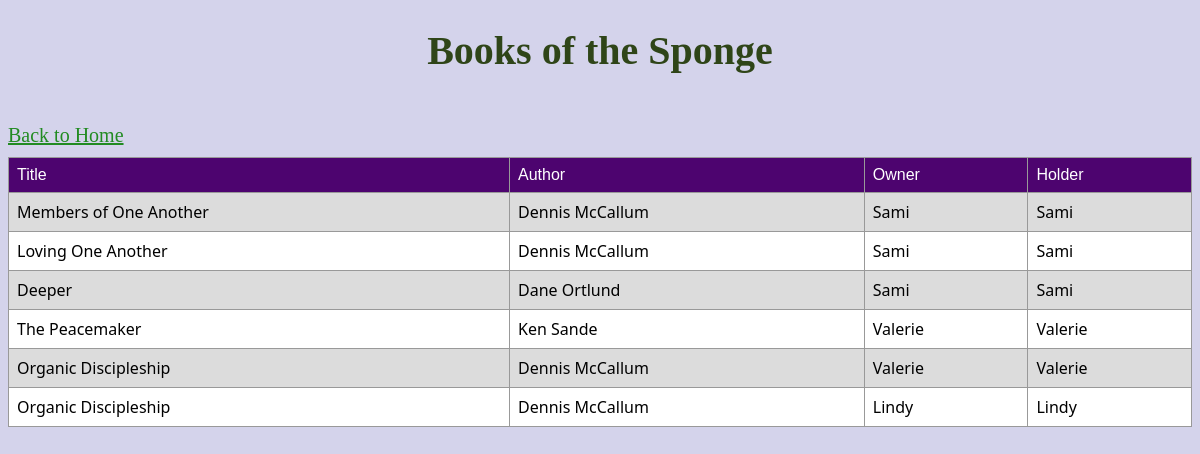
The page /displayBooks.html on the database its author committed.
### tables this page shows
CREATE TABLE "Book" (
	"book_id"	INTEGER NOT NULL,
	"book_name"	TEXT NOT NULL,
	"author" TEXT NOT NULL,
	"owner"	TEXT NOT NULL,
	"holder"	TEXT NOT NULL,
	PRIMARY KEY("book_id")
);

### main.py (the view)
@app.route('/displayBooks.html')
def displayBooks():
    books = display()
    return render_template("displayBooks.html", books=books)

### main.py (called while the page is built)
def display(): #grab the books in database and return them
    conn = sqlite3.connect("books.sqlite") #local storage connection
    c = conn.cursor()
    conn.row_factory = sqlite3.Row
    try:
        with closing(conn.cursor()) as c:   #Connect and store the books
            query = '''SELECT book_name, author, owner, holder FROM Book'''
            c.execute(query)
            books = c.fetchall()
    except sqlite3.OperationalError as e:
        books = None
    return books

### templates/displayBooks.html (shortened to what this page needs)
<!doctype html>
<html id="display" lang="en">
    <head>
        <link rel="stylesheet" href="/static/styles.css" />
    </head>
    <body>
        <h1 class="title">Books of the Sponge</h1>
        <a href="index.html" id="link">  Back to Home</a>
        <table id="table">
            <tr class="column">
                <th>Title</th>
                <th>Author</th>
                <th>Owner</th>
                <th>Holder</th>
            </tr>
            {% for book in books %}
            <tr class="column">
                <td class="row">{{ book[0] }}</td>
                <td>{{ book[1] }}</td>
                <td>{{ book[2] }}</td>
                <td>{{ book[3] }}</td>
            </tr>
            {% endfor %}
        </table>
    </body>
</html>

### static/styles.css (style rules this page uses)
#home, #addBook, #display, #find, #loan, #removeBook, #removeMe { background-color: #D4D3EB; }
.title { color:#2f4518; font-size: 40px; text-align: center; font-family: fantasy; margin-bottom: 50px; }
#link { color:forestgreen; font-size: 20px; }
#table th { padding-top: 12px; padding-left: 4px; padding-bottom: 12px; text-align: left; background-color: rgb(77, 4, 111); color: white; font-family: 'Lucida Sans', 'Lucida Sans Regular', 'Lucida Grande', 'Lucida Sans Unicode', Geneva, Verdana, sans-serif; font-weight: normal; }
#table { margin-top: 10px; font-family: 'Segoe UI', Tahoma, Geneva, Verdana, sans-serif; border-collapse: collapse; width: 100%; }
#table td, #table th { border: 1px solid #999999; padding: 8px; }
#table tr:nth-child(even) { background-color: gainsboro; }
#table tr:nth-child(odd) { background-color: white; }
.row { padding: 10px; }
.column { margin: 5px; }

### rows shown on the page
Book: book_name "Members of One Another", author "Dennis McCallum", owner "Sami", holder "Sami"
Book: book_name "Loving One Another", author "Dennis McCallum", owner "Sami", holder "Sami"
Book: book_name "Deeper", author "Dane Ortlund", owner "Sami", holder "Sami"
Book: book_name "The Peacemaker", author "Ken Sande", owner "Valerie", holder "Valerie"
Book: book_name "Organic Discipleship", author "Dennis McCallum", owner "Valerie", holder "Valerie"
Book: book_name "Organic Discipleship", author "Dennis McCallum", owner "Lindy", holder "Lindy"
